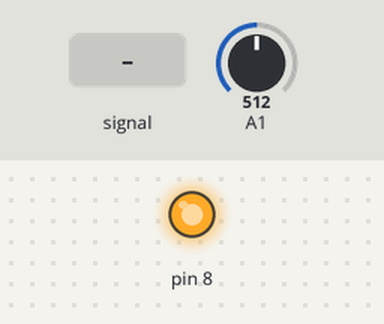
A sketch run on a simulated Arduino Uno, built with avr-gcc and run on an emulated ATmega328P. Shown: output pins drawn as LEDs (lit = HIGH). Dashed ring = blinking. The inputs (shaded band) are chosen by the test bench; at power-on: A1 = 512.

Above: at 1.2 s.
1.3 s: A1 fed a 200 Hz sine of ±81 counts around its level
At 1.45 s:
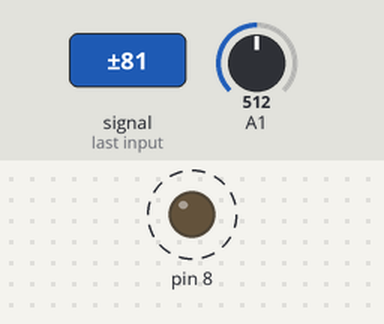
4.3 s: A1 set to 490
At 5.3 s:
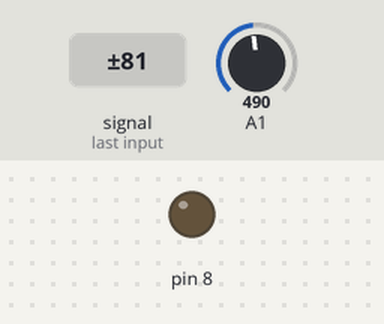
5.8 s: A1 set to 510
At 6.7 s:
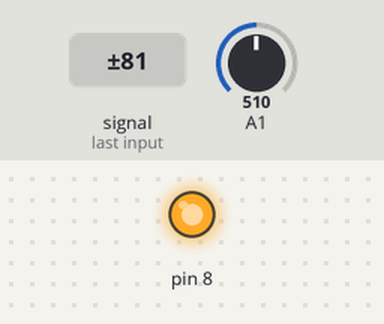
7.3 s: A1 set to 306
At 7.9 s:
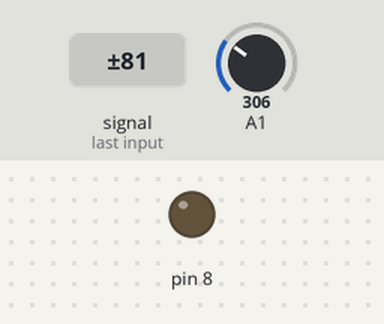
Timing chart, 0 to 9.8 s (numbered marks = the images above; inputs shaded):
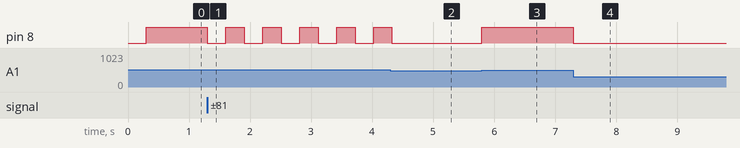

Measured:
- after the input at 1.3 s, pin 8: alternates HIGH for 0.30 s and LOW for 0.30 s, starting at once
- after the input at 4.3 s, pin 8: goes on until 4.3 s, then stays LOW
- after the input at 5.8 s, pin 8: LOW → HIGH at once
- after the input at 7.3 s, pin 8: HIGH → LOW at once

The sketch:

handling_analogical_brick.ino
```cpp
// Code generated by ArduinoML
// Structural concepts
void setup() {
	pinMode(8, OUTPUT);
	pinMode(1, INPUT);
}

//Behavioral concepts
long time=0; long debounce = 300;

void state_off() {
	digitalWrite(8, LOW);
	boolean guard = millis() - time > debounce;
	if ((analogRead(1) >= 500) && guard ) {
		time = millis();
		state_on();
	}
	else { state_off(); }
}

void state_on() {
	digitalWrite(8, HIGH);
	boolean guard = millis() - time > debounce;
	if ((analogRead(1) <= 500) && guard ) {
		time = millis();
		state_off();
	}
	else { state_on(); }
}

void loop() {state_off();} // Entering init state
```
